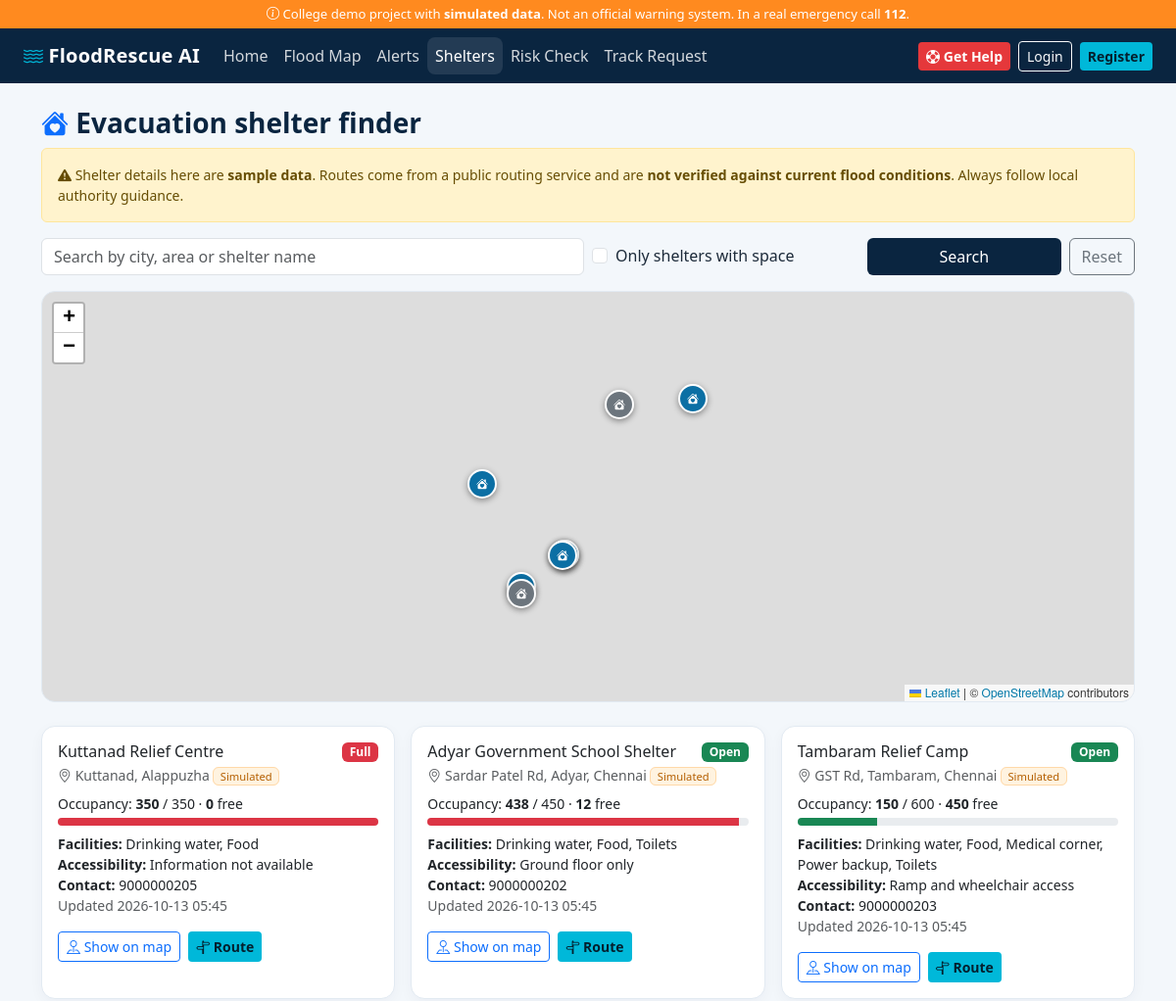
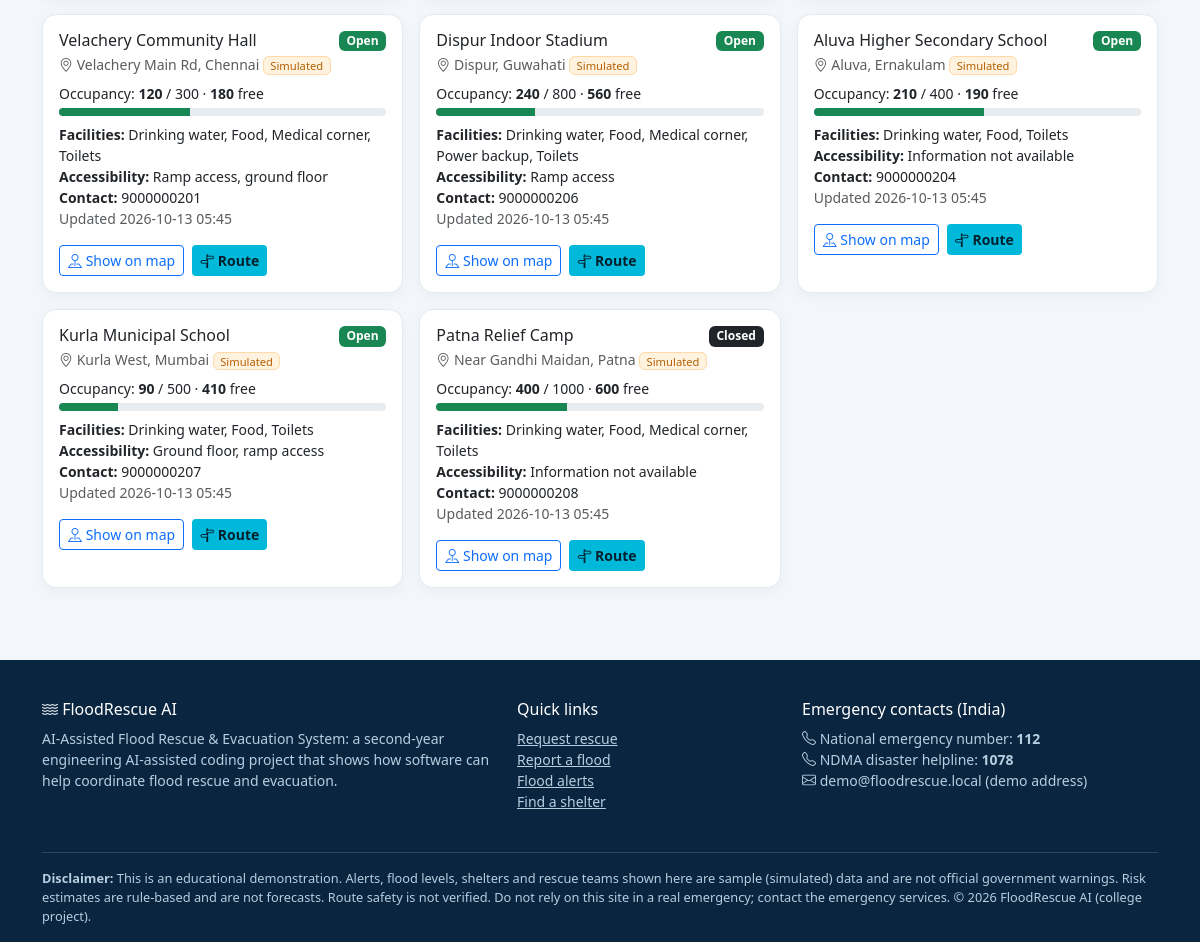
/shelters, run on the app's committed database (2 pictures, top to bottom).
### tables this page shows
CREATE TABLE shelters (
    id INTEGER PRIMARY KEY AUTOINCREMENT,
    name TEXT NOT NULL,
    address TEXT NOT NULL,
    city TEXT NOT NULL,
    latitude REAL NOT NULL,
    longitude REAL NOT NULL,
    capacity INTEGER NOT NULL,
    occupancy INTEGER NOT NULL DEFAULT 0,
    facilities TEXT,
    accessibility TEXT,
    contact TEXT,
    status TEXT NOT NULL DEFAULT 'Open',
    updated_at TEXT NOT NULL,
    is_simulated INTEGER NOT NULL DEFAULT 1
);

### app.py (the view)
@app.route("/shelters")
def shelters():
    q = request.args.get("q", "").strip()
    only_available = request.args.get("available") == "1"
    sql, args = "SELECT * FROM shelters WHERE 1=1", []
    if q:
        sql += " AND (name LIKE ? OR city LIKE ? OR address LIKE ?)"
        args += [f"%{q}%"] * 3
    if only_available:
        sql += " AND status='Open' AND occupancy<capacity"
    rows = query(sql + " ORDER BY city, name", args)
    return render_template("shelters.html", shelters=rows, q=q, only_available=only_available,
                           SHELTER_STATUSES=SHELTER_STATUSES)

### app.py (called while the page is built)
@app.before_request
def load_user_and_check_csrf():
    if "csrf_token" not in session:
        session["csrf_token"] = secrets.token_hex(16)
    g.user = None
    if session.get("user_id"):
        g.user = query("SELECT id,name,email,phone,role FROM users WHERE id=?", (session["user_id"],), one=True)
        if g.user is None:
            session.pop("user_id", None)
    if request.method == "POST":
        token = request.form.get("csrf_token") or request.headers.get("X-CSRF-Token") or ""
        if not secrets.compare_digest(token, session.get("csrf_token", "")):
            abort(400, "Your session expired or the form was invalid. Please reload the page and try again.")

@app.context_processor
def inject_globals():
    return dict(csrf_token=session.get("csrf_token", ""), current_user=g.get("user"),
                STATUSES=STATUSES, URGENCY_LEVELS=URGENCY_LEVELS, year=datetime.now().year)

@app.template_filter("badge")
def badge_filter(value):
    return BADGE_COLORS.get(value, "secondary")

### db.py (called while the page is built)
def get_db():
    if "db" not in g:
        g.db = sqlite3.connect(DB_PATH)
        g.db.row_factory = sqlite3.Row
        g.db.execute("PRAGMA foreign_keys = ON")
    return g.db

def query(sql, args=(), one=False):
    cur = get_db().execute(sql, args)
    rows = cur.fetchall()
    cur.close()
    if one:
        return rows[0] if rows else None
    return rows

### templates/shelters.html (shortened to what this page needs)
{% extends "base.html" %}
{% block head %}<link rel="stylesheet" href="https://unpkg.com/leaflet@1.9.4/dist/leaflet.css">{% endblock %}
{% block content %}
<div class="container py-4">
    <h3><i class="bi bi-house-heart-fill text-primary"></i> Evacuation shelter finder</h3>
    <div class="alert alert-warning small"><i class="bi bi-exclamation-triangle-fill"></i>
        Shelter details here are <b>sample data</b>. Routes come from a public routing service and are
        <b>not verified against current flood conditions</b>. Always follow local authority guidance.</div>
    <form class="row g-2 mb-3" method="get">
        <div class="col-md-6"><input class="form-control" name="q" value="{{ q }}" placeholder="Search by city, area or shelter name"></div>
        <div class="col-md-3 d-flex align-items-center">
            <div class="form-check"><input class="form-check-input" type="checkbox" name="available" value="1" id="available" {{ 'checked' if only_available }}>
                <label class="form-check-label" for="available">Only shelters with space</label></div></div>
        <div class="col-md-3 d-flex gap-2"><button class="btn btn-navy flex-fill">Search</button>
            <a class="btn btn-outline-secondary" href="{{ url_for('shelters') }}">Reset</a></div>
    </form>
    <div id="shelter-map" class="mb-4"></div>
    <div class="row g-3">
        {% for s in shelters %}
        {% set free = s.capacity - s.occupancy %}
        {% set pct = (s.occupancy / s.capacity * 100)|round|int %}
        <div class="col-md-6 col-xl-4">
            <div class="card h-100" data-shelter="{{ s.id }}" data-lat="{{ s.latitude }}" data-lng="{{ s.longitude }}"
                 data-name="{{ s.name }}" data-address="{{ s.address }}" data-open="{{ 1 if s.status == 'Open' and free > 0 else 0 }}">
                <div class="card-body">
                    <div class="d-flex justify-content-between align-items-start">
                        <h6 class="mb-1">{{ s.name }}</h6>
                        <span class="badge text-bg-{{ s.status|badge }}">{{ s.status }}</span>
                    </div>
                    <div class="small text-muted mb-2"><i class="bi bi-geo-alt"></i> {{ s.address }}
                        {% if s.is_simulated %}<span class="sim-tag">Simulated</span>{% endif %}</div>
                    <div class="small mb-1">Occupancy: <b>{{ s.occupancy }}</b> / {{ s.capacity }} &middot; <b>{{ free }}</b> free</div>
                    <div class="progress mb-2" style="height:8px"><div class="progress-bar {{ 'bg-danger' if pct >= 90 else ('bg-warning' if pct >= 70 else 'bg-success') }}" style="width:{{ pct }}%"></div></div>
                    <div class="small"><b>Facilities:</b> {{ s.facilities or 'Not listed' }}</div>
                    <div class="small"><b>Accessibility:</b> {{ s.accessibility or 'Information not available' }}</div>
                    <div class="small"><b>Contact:</b> {{ s.contact or '-' }}</div>
                    <div class="small text-muted">Updated {{ s.updated_at }}</div>
                    <div class="d-flex gap-2 mt-3">
                        <button type="button" class="btn btn-sm btn-outline-primary focus-btn"><i class="bi bi-pin-map"></i> Show on map</button>
                        <button type="button" class="btn btn-sm btn-cyan route-btn"><i class="bi bi-signpost-split"></i> Route</button>
                    </div>
                </div>
            </div>
        </div>
        {% else %}
        <div class="col-12"><div class="alert alert-info">No shelters match your search.</div></div>
        {% endfor %}
    </div>
</div>
{% endblock %}

### static/css/style.css (style rules this page uses)
:root { --navy: #0a2540; --navy-2: #123a63; --cyan: #00b8d9; --orange: #ff8a1f; --red: #e5383b; --bg: #f3f7fb; --card-border: #e2eaf2; }
body { background: var(--bg); color: #1d2b3a; font-family: "Segoe UI", system-ui, -apple-system, Roboto, sans-serif; }
h1, h2, h3, h4, h5 { color: var(--navy); font-weight: 700; }
a { color: var(--navy-2); }
.btn-cyan { background: var(--cyan); color: #04202e; font-weight: 600; border: 0; }
.btn-navy { background: var(--navy); color: #fff; }
.card { border: 1px solid var(--card-border); border-radius: 14px; box-shadow: 0 4px 14px rgba(10,37,64,.04); }
#map, #shelter-map { height: 540px; border-radius: 14px; border: 1px solid var(--card-border); z-index: 1; }
#shelter-map { height: 420px; }
.sim-tag { font-size: .7rem; background: #fff3e0; color: #b45f00; border: 1px solid #ffd9a8; padding: .05rem .4rem; border-radius: 6px; white-space: nowrap; }

### data on the page
shelters: name "Kuttanad Relief Centre", status "Full", address "Kuttanad, Alappuzha", is_simulated "Simulated", occupancy "350", capacity "350", free "0", {{ pct }} 100 (drawn), facilities "Drinking water, Food", accessibility "Information not available", contact "9000000205", updated_at "2026-10-13 05:45"
shelters: name "Adyar Government School Shelter", status "Open", address "Sardar Patel Rd, Adyar, Chennai", is_simulated "Simulated", occupancy "438", capacity "450", free "12", {{ pct }} 97 (drawn), facilities "Drinking water, Food, Toilets", accessibility "Ground floor only", contact "9000000202", updated_at "2026-10-13 05:45"
shelters: name "Tambaram Relief Camp", status "Open", address "GST Rd, Tambaram, Chennai", is_simulated "Simulated", occupancy "150", capacity "600", free "450", {{ pct }} 25 (drawn), facilities "Drinking water, Food, Medical corner, Power backup, Toilets", accessibility "Ramp and wheelchair access", contact "9000000203", updated_at "2026-10-13 05:45"
shelters: name "Velachery Community Hall", status "Open", address "Velachery Main Rd, Chennai", is_simulated "Simulated", occupancy "120", capacity "300", free "180", {{ pct }} 40 (drawn), facilities "Drinking water, Food, Medical corner, Toilets", accessibility "Ramp access, ground floor", contact "9000000201", updated_at "2026-10-13 05:45"
shelters: name "Dispur Indoor Stadium", status "Open", address "Dispur, Guwahati", is_simulated "Simulated", occupancy "240", capacity "800", free "560", {{ pct }} 30 (drawn), facilities "Drinking water, Food, Medical corner, Power backup, Toilets", accessibility "Ramp access", contact "9000000206", updated_at "2026-10-13 05:45"
shelters: name "Aluva Higher Secondary School", status "Open", address "Aluva, Ernakulam", is_simulated "Simulated", occupancy "210", capacity "400", free "190", {{ pct }} 52 (drawn), facilities "Drinking water, Food, Toilets", accessibility "Information not available", contact "9000000204", updated_at "2026-10-13 05:45"
shelters: name "Kurla Municipal School", status "Open", address "Kurla West, Mumbai", is_simulated "Simulated", occupancy "90", capacity "500", free "410", {{ pct }} 18 (drawn), facilities "Drinking water, Food, Toilets", accessibility "Ground floor, ramp access", contact "9000000207", updated_at "2026-10-13 05:45"
shelters: name "Patna Relief Camp", status "Closed", address "Near Gandhi Maidan, Patna", is_simulated "Simulated", occupancy "400", capacity "1000", free "600", {{ pct }} 40 (drawn), facilities "Drinking water, Food, Medical corner, Toilets", accessibility "Information not available", contact "9000000208", updated_at "2026-10-13 05:45"
